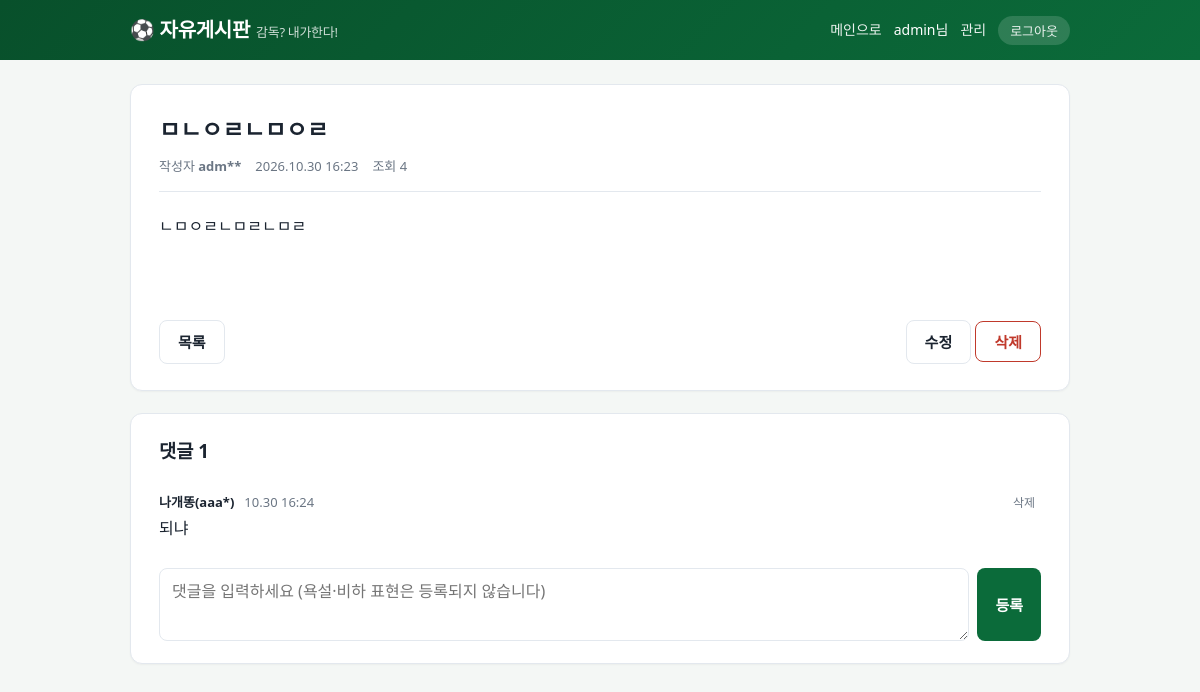
/board/1/ (signed in), run on the app's committed database.
### board/models.py (models this page shows, shortened)
class _Moderated(models.Model):
    OK, DELETED = 'ok', 'deleted'
    STATUS = [(OK, '정상'), (DELETED, '삭제됨 (규정 위반)')]
    status = models.CharField('상태', max_length=10, choices=STATUS, default=OK, db_index=True)
    deleted_reason = models.CharField('삭제 사유', max_length=200, blank=True)
    deleted_at = models.DateTimeField(null=True, blank=True)
    class Meta:
        abstract = True

class Post(_Moderated):
    author = models.ForeignKey(User, on_delete=models.CASCADE, related_name='board_posts')
    title = models.CharField('제목', max_length=100)
    content = models.TextField('내용')
    views = models.PositiveIntegerField('조회수', default=0)
    created_at = models.DateTimeField(auto_now_add=True)
    updated_at = models.DateTimeField(auto_now=True)
    class Meta:
        ordering = ['-created_at', '-id']

class Comment(_Moderated):
    post = models.ForeignKey(Post, on_delete=models.CASCADE, related_name='comments')
    author = models.ForeignKey(User, on_delete=models.CASCADE, related_name='board_comments')
    content = models.CharField('댓글', max_length=500)
    created_at = models.DateTimeField(auto_now_add=True)
    class Meta:
        ordering = ['created_at', 'id']

class Profile(models.Model):
    user = models.OneToOneField(User, on_delete=models.CASCADE, related_name='profile')
    nickname = models.CharField('별명', max_length=12, unique=True)
    created_at = models.DateTimeField(auto_now_add=True)

### board/views.py (the view, shortened to what this page needs)
# urls.py: path('<int:pk>/', views.post_detail, name='detail'),
@member_required
def post_detail(request, pk):
    post = get_object_or_404(
        Post.objects.select_related(
            'author__profile'
        ),
        pk=pk,
    )
    viewed = request.session.get(
        'board_viewed',
        [],
    )
    if pk not in viewed:
        Post.objects.filter(pk=pk).update(
            views=F('views') + 1,
        )
        post.views += 1
        request.session['board_viewed'] = (
            viewed + [pk]
        )[-200:]
    comments = (
        post.comments
        .filter(status=Comment.OK)
        .select_related('author__profile')
    )
    return render(
        request,
        'board/detail.html',
        {
            'post': post,
            'comments': comments,
            'form': CommentForm(),
            'is_owner': (
                post.author_id == request.user.id
            ),
        },
    )

### board/forms.py (shortened to what this page needs)
class CommentForm(forms.ModelForm):
    class Meta:
        model = Comment
        fields = ['content']

### board/templatetags/board_tags.py (called while the page is built)
@register.filter
def nick(user):
    try:
        return user.profile.nickname
    except Exception:
        return user.get_username()

@register.filter
def who(user):
    from board.matchbot import BOT_USERNAME
    u = user.get_username()
    try:
        nickname = user.profile.nickname
    except Exception:
        nickname = ''
    if u == BOT_USERNAME:
        return f'🤖 {nickname or "AI 해설위원"}'
    masked = u[:3] + '*' * max(len(u) - 3, 0)
    return f'{nickname}({masked})' if nickname else masked

### board/views.py (called while the page is built, shortened)
def member_required(view):
    @wraps(view)
    def wrapper(request, *args, **kwargs):
        return view(request, *args, **kwargs)
    return wrapper

### board/templates/board/detail.html (shortened to what this page needs)
{% extends 'board/base.html' %}{% load board_tags %}
{% block content %}
<article class="card post">
  <h2>{{ post.title }}</h2>
  <div class="meta"><span>작성자 <b>{{ post.author|who }}</b></span><span>{{ post.created_at|date:"Y.m.d H:i" }}</span>
    {% if post.updated_at|date:"YmdHi" != post.created_at|date:"YmdHi" %}<span>(수정됨)</span>{% endif %}<span>조회 {{ post.views }}</span></div>
  <div class="body">{{ post.content }}</div>
  <div class="actions">
    <a class="btn sub" href="{% url 'board:list' %}">목록</a>
    <span>
      {% if is_owner %}<a class="btn sub" href="{% url 'board:edit' post.pk %}">수정</a>{% endif %}
      {% if is_owner or user.is_staff %}
      <form method="post" action="{% url 'board:delete' post.pk %}" onsubmit="return confirm('정말 삭제할까요?')">{% csrf_token %}<button class="btn danger" type="submit">삭제</button></form>
      {% endif %}
    </span>
  </div>
</article>
<section class="card comments" id="comments">
  <h3>댓글 {{ comments|length }}</h3>
  {% for c in comments %}
  <div class="c">
    <div class="h"><b>{{ c.author|who }}</b><span>{{ c.created_at|date:"m.d H:i" }}</span>
      {% if c.author_id == user.id or user.is_staff %}
      <form method="post" action="{% url 'board:comment_delete' c.pk %}" onsubmit="return confirm('댓글을 삭제할까요?')">{% csrf_token %}<button type="submit">삭제</button></form>
      {% elif post.status == 'ok' %}
      <form method="post" action="{% url 'board:comment_report' c.pk %}" onsubmit="return confirm('이 댓글을 신고할까요?')">{% csrf_token %}<button type="submit">신고</button></form>
      {% endif %}
    </div>
    <p>{{ c.content }}</p>
  </div>
  {% empty %}
  <p class="muted">첫 댓글을 남겨보세요.</p>
  {% endfor %}
  {% if post.status == 'ok' %}
  <form class="cform" method="post" action="{% url 'board:comment' post.pk %}">{% csrf_token %}
    <textarea name="content" maxlength="500" placeholder="댓글을 입력하세요 (욕설·비하 표현은 등록되지 않습니다)" required></textarea>
    <button class="btn" type="submit">등록</button>
  </form>
  {% endif %}
</section>
{% endblock %}

### .site_nav_backups/20261030_164808_005992/board/templates/board/base.html (shortened to what this page needs)
{% load static board_tags %}<!DOCTYPE html>
<html lang="ko">
<head>
<link rel="stylesheet" href="{% static 'board/board.css' %}">
</head>
<body>
<header class="bd-head"><div class="in">
  <a class="bd-logo" href="{% url 'board:list' %}">⚽ 자유게시판<small>감독? 내가한다!</small></a>
  <nav class="bd-nav">
    <a href="/">메인으로</a>
    {% if user.is_authenticated %}
      <span>{{ user|nick }}님</span>
      {% if user.is_staff %}<a href="/admin/board/">관리</a>{% endif %}
      <form method="post" action="{% url 'board:logout' %}">{% csrf_token %}<button type="submit">로그아웃</button></form>
    {% else %}
      <a href="{% url 'board:login' %}">로그인</a>
      <a href="{% url 'board:signup' %}">회원가입</a>
    {% endif %}
  </nav>
</div></header>
<main class="bd-wrap">
{% block content %}{% endblock %}
</main>
</body>
</html>

### board/static/board/board.css (style rules this page uses)
:root { --pitch:#0b6b3a; --pitch-d:#08502b; --ink:#1b2430; --muted:#6b7684; --line:#e3e8ee; --bg:#f4f7f5; --card:#fff; --accent:#f2b705; --danger:#c0392b; --ok:#1e8449; --radius:12px; }
* { box-sizing:border-box }
body { margin:0;font-family:system-ui,'Malgun Gothic','Apple SD Gothic Neo',sans-serif;background:var(--bg);color:var(--ink);line-height:1.6 }
a { color:inherit;text-decoration:none }
.bd-head { background:linear-gradient(135deg,var(--pitch-d),var(--pitch));color:#fff }
.bd-head .in { max-width:980px;margin:0 auto;padding:14px 20px;display:flex;align-items:center;gap:16px;flex-wrap:wrap }
.bd-logo { font-size:20px;font-weight:800;letter-spacing:-.3px }
.bd-logo small { font-weight:500;opacity:.8;margin-left:6px;font-size:13px }
.bd-nav { margin-left:auto;display:flex;align-items:center;gap:12px;font-size:14px;flex-wrap:wrap }
.bd-nav a,.bd-nav button { color:#fff;opacity:.92 }
.bd-nav form { display:inline }
.bd-nav button { background:rgba(255,255,255,.16);border:0;padding:5px 12px;border-radius:999px;cursor:pointer;font-size:13px }
.bd-wrap { max-width:980px;margin:0 auto;padding:24px 20px 60px }
.card { background:var(--card);border:1px solid var(--line);border-radius:var(--radius);box-shadow:0 1px 2px rgba(0,0,0,.04) }
.btn { display:inline-block;border:0;border-radius:8px;padding:9px 18px;font-size:15px;font-weight:600;cursor:pointer;background:var(--pitch);color:#fff }
.btn.sub { background:transparent;color:var(--ink);border:1px solid var(--line) }
.btn.danger { background:transparent;color:var(--danger);border:1px solid var(--danger) }
.post { padding:26px 28px }
.post h2 { margin:0 0 8px;font-size:23px }
.meta { display:flex;gap:14px;flex-wrap:wrap;color:var(--muted);font-size:13px;padding-bottom:14px;border-bottom:1px solid var(--line) }
.body { padding:22px 0;white-space:pre-wrap;word-break:break-word;min-height:120px }
.actions { display:flex;gap:8px;flex-wrap:wrap;justify-content:space-between;margin-top:8px }
.actions form { display:inline }
.comments { margin-top:22px;padding:22px 28px }
.comments h3 { margin:0 0 14px }
.c { padding:12px 0;border-bottom:1px solid var(--line) }
.c:last-of-type { border-bottom:0 }
.c .h { display:flex;gap:10px;align-items:center;font-size:13px;color:var(--muted) }
.c .h b { color:var(--ink) }
.c .h form { display:inline;margin-left:auto }
.c .h form button { background:none;border:0;color:var(--muted);cursor:pointer;font-size:12px }
.c p { margin:4px 0 0;white-space:pre-wrap;word-break:break-word }
.cform { display:flex;gap:8px;margin-top:14px }
.cform textarea { flex:1;min-height:70px }
input[type=text],input[type=password],textarea { width:100%;padding:10px 12px;border:1px solid var(--line);border-radius:8px;font:inherit;background:var(--card);color:var(--ink) }

### data on the page
Post: title "ㅁㄴㅇㄹㄴㅁㅇㄹ", author|who "adm**", created_at "2026.10.30 16:23", views "4", content "ㄴㅁㅇㄹㄴㅁㄹㄴㅁㄹ"
Comment: author|who "나개똥(aaa*)", created_at "10.30 16:24", shows "삭제", content "되냐"

### other printed values
{{ user|nick }} "admin"
{{ comments|length }} "1"
